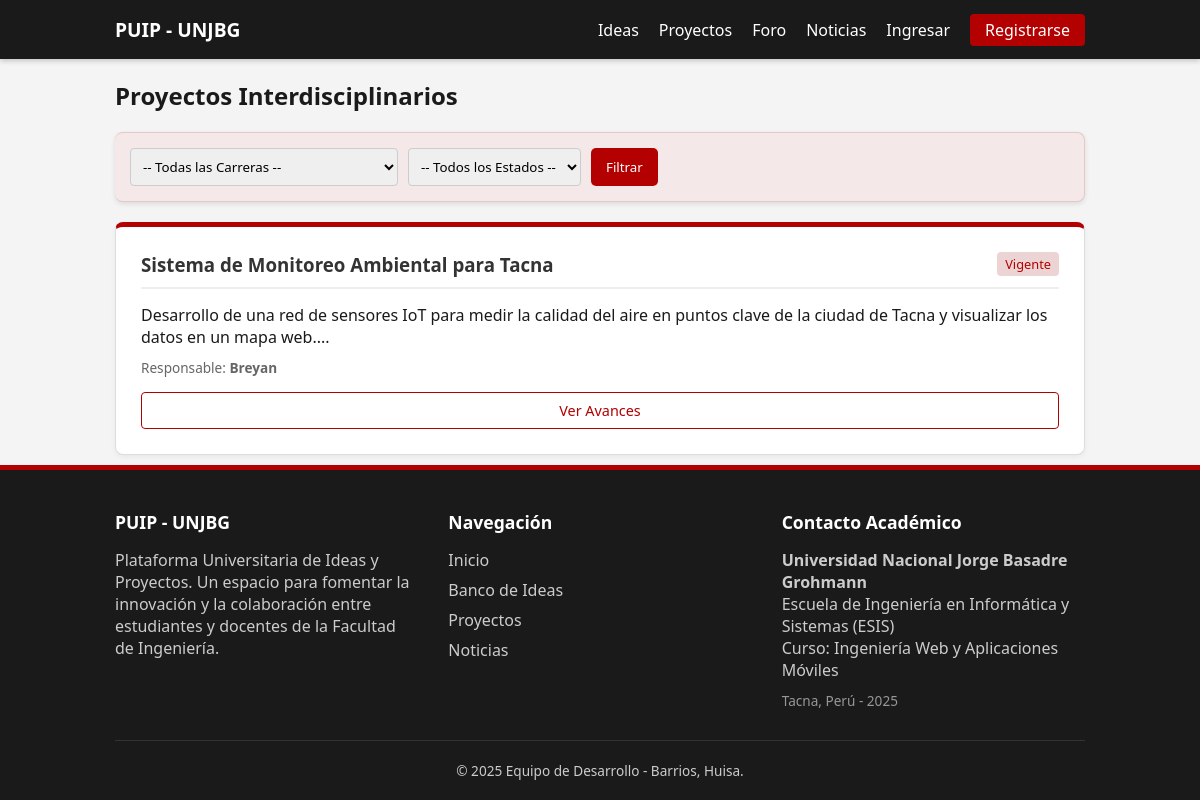
The page /proyecto on the database its author committed.
### tables this page shows
create table proyectos (
    id_proyecto int primary key auto_increment,
    nombre varchar(255) not null,
    descripcion varchar(500) not null,
    estado enum('vigente', 'culminado') not null default 'vigente',
    usuario_creador_id int not null,
    fecha_inicio date,
    fecha_fin date,
    fecha_creacion timestamp default current_timestamp,
    idea_origen_id int unique,  
    constraint fk_proyectos_usuarios foreign key (usuario_creador_id) references usuarios(id_usuario) on delete cascade,
    constraint fk_proyectos_ideas foreign key (idea_origen_id) references ideas(id_idea) on delete set null
);

create table usuarios (
    id_usuario int primary key auto_increment,
    nombre_completo varchar(200) not null,
    correo_electronico varchar(255) not null unique,
    password_hash varchar(255) not null,
    carrera_id int,
    rol enum('estudiante', 'administrador') not null default 'estudiante',
    foto_perfil varchar(255),
    fecha_registro timestamp default current_timestamp,
    constraint fk_usuarios_carreras foreign key (carrera_id) references carreras(id_carrera) on delete set null
);

### app/controllers/ProyectoController.php (called while the page is built, shortened)
<?php
class ProyectoController extends Controller {
    public function index(){
        $proyectoModel = $this->model('Proyecto');
        $carreraModel = $this->model('Carrera');
        $filtroEstado = isset($_GET['estado']) ? $_GET['estado'] : null;
        $filtroCarrera = isset($_GET['carrera']) ? $_GET['carrera'] : null;
        $proyectos = $proyectoModel->obtenerTodos($filtroEstado, $filtroCarrera);
        $carreras = $carreraModel->obtenerTodas();
        $datos = [
            'proyectos' => $proyectos,
            'carreras' => $carreras,
            'f_estado' => $filtroEstado,
            'f_carrera' => $filtroCarrera
        ];
        $this->view('proyectos/index', $datos);
    }
}

### app/core/App.php (called while the page is built, shortened)
<?php
class App{
    protected $method = 'index';
    public function __construct(){
        $url = $this->parseUrl();
        if(isset($url[0])){
            $controllerName = ucfirst($url[0]) . 'Controller';
            if(file_exists('../app/controllers/' . $controllerName . '.php')){
                unset($url[0]);
            }
        }
        $this->controller = new $this->controller;
        $this->params = $url ? array_values($url) : [];
        call_user_func_array([$this->controller, $this->method], $this->params);
    }
    public function parseURL(){
        if(isset($_GET['url'])){
            return explode('/', filter_var(rtrim($_GET['url'], '/'), FILTER_SANITIZE_URL));
        }
        return [];
    }
}
?>

### public/index.php (called while the page is built, shortened)
<?php
require_once '../app/core/App.php';
require_once '../app/core/Controller.php';
require_once '../app/core/Database.php';
$app = new App();
?>

### app/models/Proyecto.php (called while the page is built, shortened)
<?php
class Proyecto {
    private $db;
    public function __construct(){
        $this->db = Database::connect();
    }
    public function obtenerTodos($estado = null, $carrera_id = null){
        $sql = "SELECT p.*, u.nombre_completo as responsable
                FROM proyectos p
                JOIN usuarios u ON p.usuario_creador_id = u.id_usuario
                WHERE 1=1";
        $sql .= " ORDER BY p.fecha_creacion DESC";
        $stmt = $this->db->prepare($sql);
        $stmt->execute();
        return $stmt->fetchAll(PDO::FETCH_OBJ);
    }
}

### app/core/Database.php (called while the page is built, shortened)
<?php
class Database {
    private $host = 'localhost';
    private $db_name = 'plataforma_universitaria';
    private $username = 'root';
    private $password = '';
    private static $instance = null;
    private function __construct() {
        try {
            $this->conn = new PDO(
                "mysql:host=" . $this->host . ";dbname=" . $this->db_name . ";charset=utf8mb4",
                $this->username,
                $this->password
            );
        } catch(PDOException $e) {
            echo "Error de conexion: " . $e->getMessage();
        }
    }
    public static function connect() {
        if (self::$instance === null) {
            self::$instance = new Database();
        }
        return self::$instance->conn;
    }
}
?>

### app/views/proyectos/index.php (the view, shortened to what this page needs)
<?php require_once APPROOT . '/views/layouts/header.php'; ?>
<div style="display: flex; justify-content: space-between; align-items: center; margin-bottom: 20px;">
    <h2>Proyectos Interdisciplinarios</h2>
</div>
<div class="card" style="padding: 15px; background: #f5e8e8ff; border: 1px solid #e6c8c8ff; border-left: none;">
    <form action="<?= BASE_URL ?>proyecto/index" method="GET" style="display: flex; gap: 10px; flex-wrap: wrap;">
        <select name="carrera" style="padding: 8px; border-radius: 4px; border: 1px solid #ccc;">
            <option value="">-- Todas las Carreras --</option>
        </select>
        <select name="estado" style="padding: 8px; border-radius: 4px; border: 1px solid #ccc;">
            <option value="">-- Todos los Estados --</option>
        </select>
        <button type="submit" class="btn" style="background: #b30000; color: white; padding: 8px 15px;">Filtrar</button>
    </form>
</div>
<div class="dashboard-grid">
    <?php foreach($data['proyectos'] as $proy): ?>
        <div class="dashboard-card" style="border-top: 5px solid <?= $proy->estado == 'vigente' ? '#b30000' : '#6c757d' ?>;">
            <div>
                <span class="badge" style="float:right; background: <?= $proy->estado == 'vigente' ? '#edd4d4ff' : '#e5e2e2ff' ?>; color: <?= $proy->estado == 'vigente' ? '#b30000' : '#383d41' ?>;">
                    <?= ucfirst($proy->estado) ?>
                </span>
                <h3><?= $proy->nombre ?></h3>
                <p><?= substr($proy->descripcion, 0, 150) ?>...</p>
                <div style="font-size: 0.85rem; color: #666; margin-top: 10px;">
                    Responsable: <strong><?= explode(' ', $proy->responsable)[0] ?></strong>
                </div>
            </div>
            <a href="<?= BASE_URL ?>proyecto/detalle/<?= $proy->id_proyecto ?>" class="btn-outline" style="border-color: #b30000; color: #b30000; width:100%; margin-top:15px;">
                Ver Avances
            </a>
        </div>
    <?php endforeach; ?>
</div>
<?php require_once APPROOT . '/views/layouts/footer.php'; ?>

### public/css/style.css (style rules this page uses)
:root { --primary: #b30000; --secondary: #1a1a1a; --light: #f4f4f4; --white: #ffffff; --gray: #666; }
* { box-sizing: border-box; margin: 0; padding: 0; font-family: 'Segoe UI', sans-serif; }
body { background-color: var(--light); color: var(--secondary); display: flex; flex-direction: column; min-height: 100vh; }
a { text-decoration: none; color: inherit; }
.dashboard-grid { display: grid; grid-template-columns: repeat(auto-fit, minmax(200px, 1fr)); gap: 25px; }
.dashboard-card { background: white; padding: 25px; border-radius: 8px; box-shadow: 0 2px 5px rgba(0,0,0,0.05); border: 1px solid #ddd; display: flex; flex-direction: column; justify-content: space-between; }
.dashboard-card h3 { margin-bottom: 15px; color: #333; border-bottom: 2px solid #eee; padding-bottom: 10px; }
.btn-outline { display: inline-block; border: 1px solid #007bff; color: #007bff; padding: 8px 20px; border-radius: 4px; text-align: center; font-size: 0.9rem; margin-top: 10px; }
.btn { padding: 10px 20px; border: none; border-radius: 5px; cursor: pointer; }
.card { background: white; padding: 20px; margin-bottom: 20px; border-radius: 8px; border-left: 5px solid var(--primary); box-shadow: 0 2px 5px rgba(0,0,0,0.1); }
.badge { background: #eee; padding: 3px 8px; border-radius: 4px; font-size: 0.8rem; }

### rows shown on the page
proyectos: estado "Vigente", nombre "Sistema de Monitoreo Ambiental para Tacna", descripcion "Desarrollo de una red de sensores IoT para medir la calidad del aire en puntos clave de la ciudad de Tacna y visualizar los datos en un mapa web.", usuario_creador.nombre_completo "Breyan", $proy->id_proyecto 1 (drawn)
